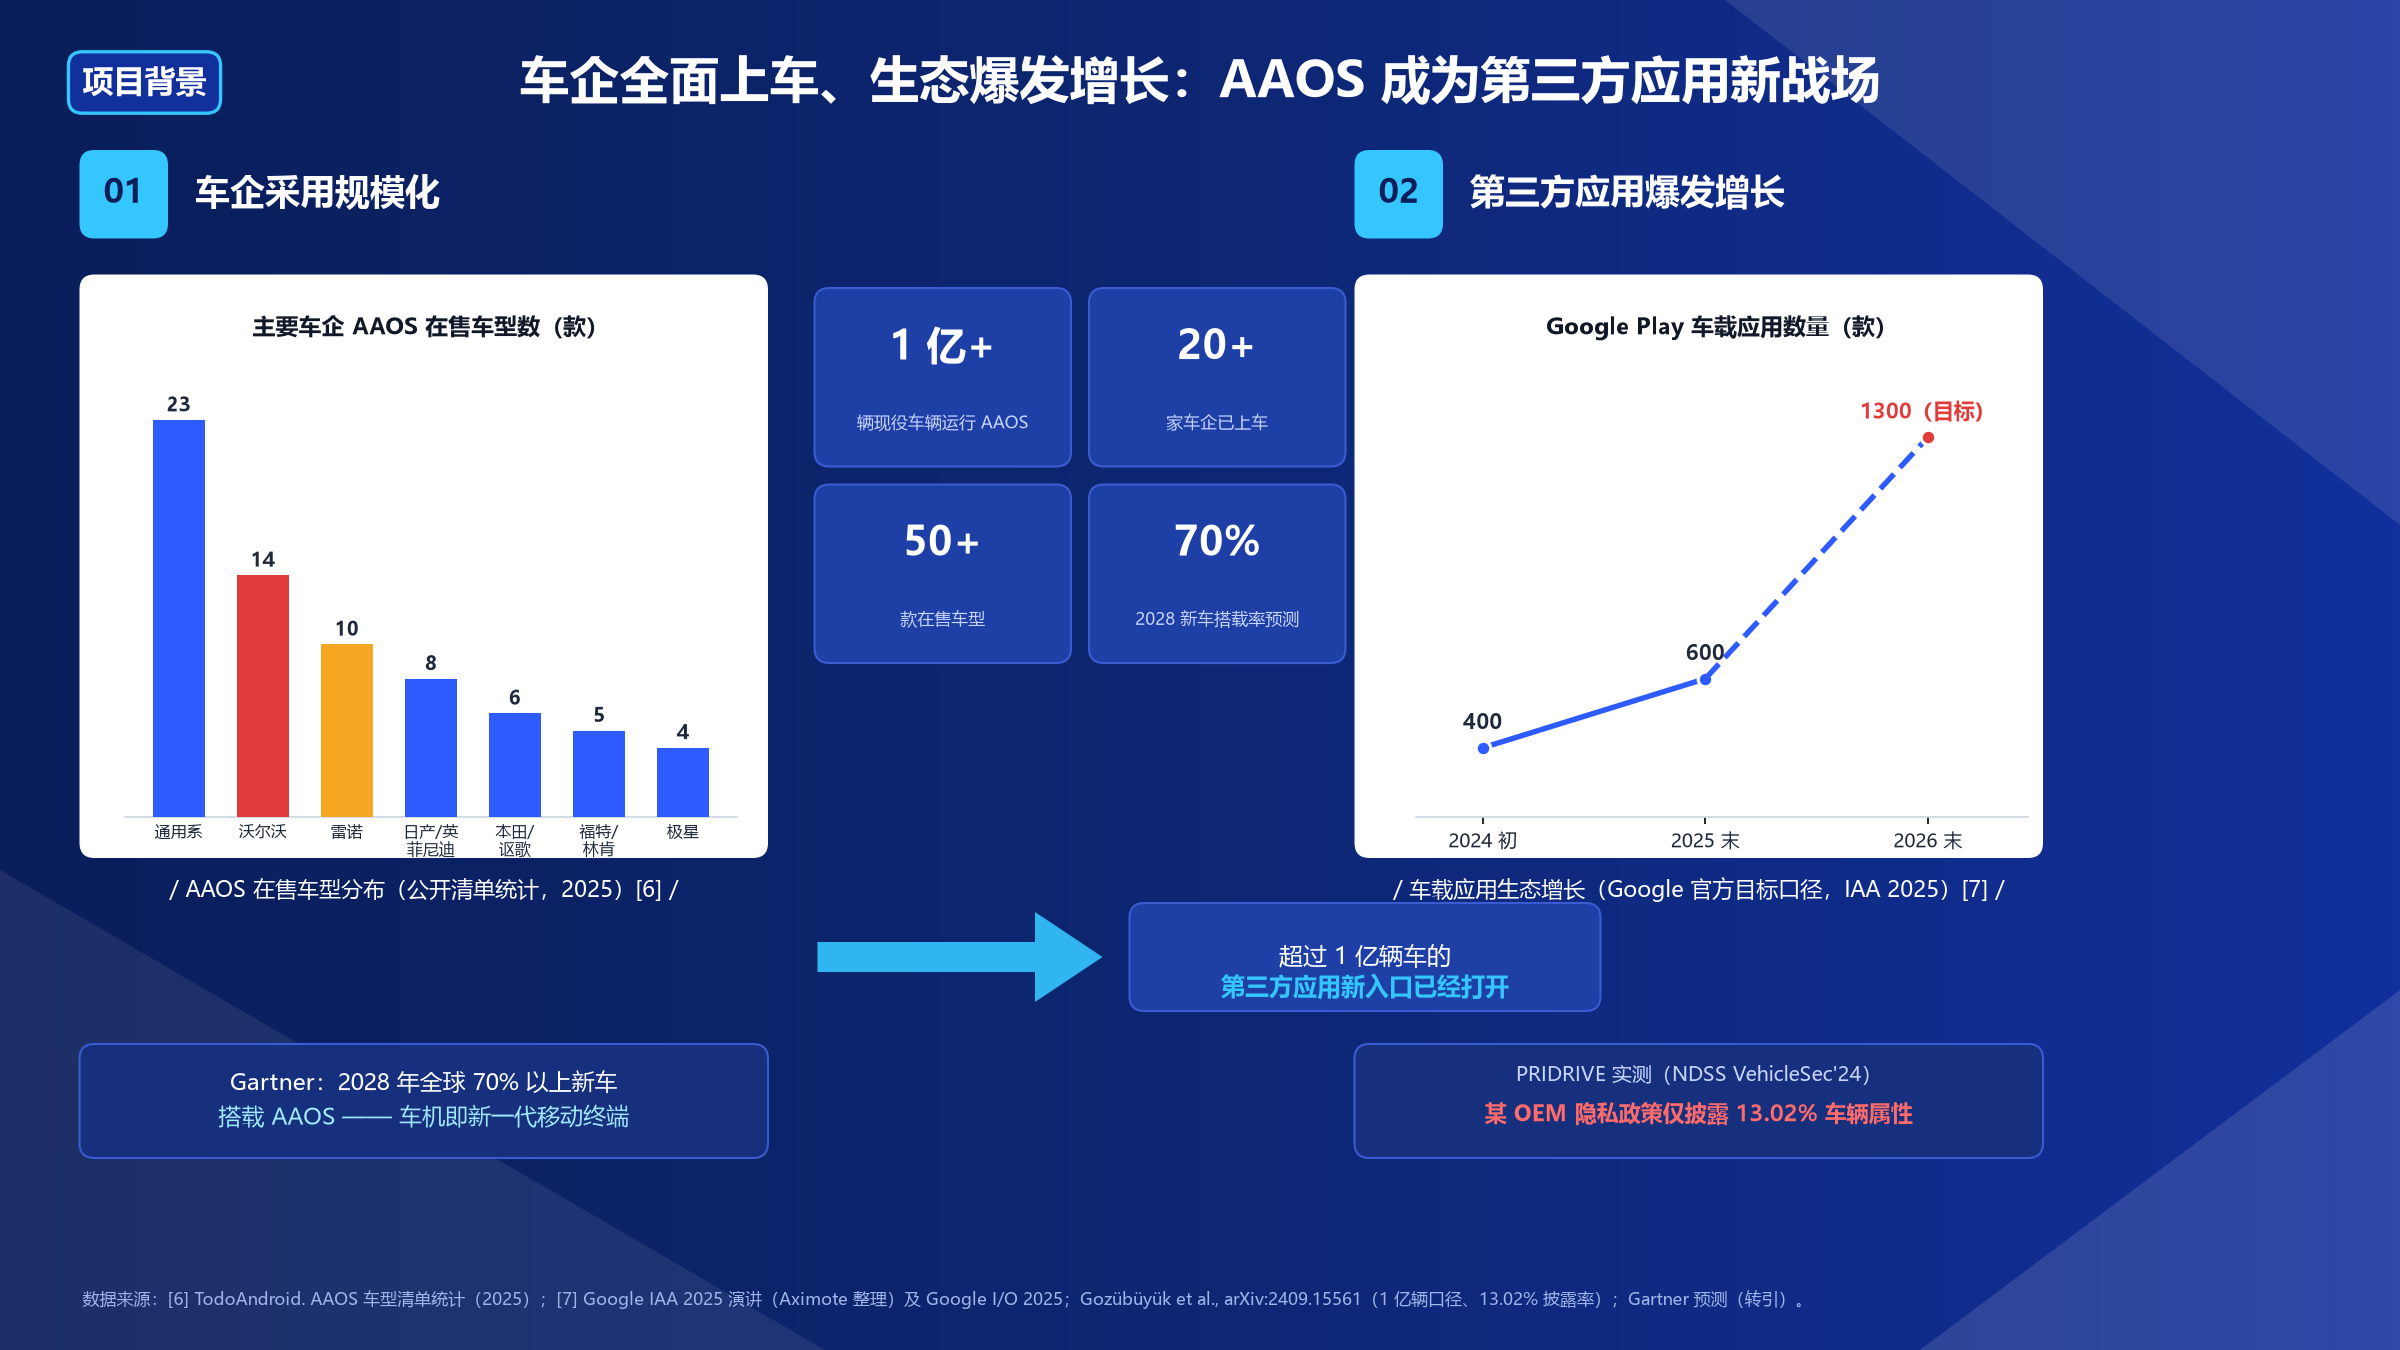

Reproduce this figure in Python.
# -*- coding: utf-8 -*-
"""AAOS 车企采用规模页（仿 PPT 第 4 页风格：深蓝底 + 白底图卡 + 数字卡）"""
import matplotlib
matplotlib.use("Agg")
from matplotlib import font_manager, pyplot as plt
from matplotlib.patches import FancyBboxPatch, Polygon
import numpy as np

for f in ("msyh.ttc", "msyhbd.ttc"):
    font_manager.fontManager.addfont(rf"C:\Windows\Fonts\{f}")
plt.rcParams["font.family"] = "Microsoft YaHei"
plt.rcParams["axes.unicode_minus"] = False

NAVY, NAVY2, CARD = "#0A1E5A", "#12309B", "#1D3FA6"
CYAN, WHITE, RED, ORANGE, BLUE = "#35C6FF", "#FFFFFF", "#E23B3B", "#F5A623", "#2E5BFF"

fig = plt.figure(figsize=(16, 9), dpi=150)
main = fig.add_axes([0, 0, 1, 1]); main.set_xlim(0, 16); main.set_ylim(0, 9); main.axis("off")

# ── 深蓝渐变背景 + 科技斜块 ──
grad = np.linspace(0, 1, 256).reshape(1, -1)
main.imshow(grad, extent=[0, 16, 0, 9], aspect="auto", origin="lower",
            cmap=matplotlib.colors.LinearSegmentedColormap.from_list("bg", [NAVY, "#0D2773", NAVY2]), zorder=0)
for pts, a in [([(11.5, 9), (16, 5.5), (16, 9)], 0.10), ([(0, 0), (5.5, 0), (0, 3.2)], 0.08),
               ([(12.8, 0), (16, 0), (16, 2.4)], 0.12)]:
    main.add_patch(Polygon(pts, closed=True, fc=WHITE, alpha=a, ec="none", zorder=0.5))

def rbox(x, y, w, h, fc, ec="none", lw=0, z=2, alpha=1.0):
    main.add_patch(FancyBboxPatch((x, y), w, h, boxstyle="round,pad=0.02,rounding_size=0.10",
                                  fc=fc, ec=ec, lw=lw, zorder=z, alpha=alpha))

# ── 标题 ──
main.text(0.55, 8.45, "项目背景", fontsize=15, fontweight="bold", color=WHITE, va="center",
          bbox=dict(boxstyle="round,pad=0.45", fc=NAVY2, ec=CYAN, lw=1.6))
main.text(8.0, 8.45, "车企全面上车、生态爆发增长：AAOS 成为第三方应用新战场",
          fontsize=24, fontweight="bold", color=WHITE, ha="center", va="center")

# ── 分区徽标 ──
def section(x, y, num, title):
    rbox(x, y - 0.02, 0.55, 0.55, CYAN, z=3)
    main.text(x + 0.275, y + 0.26, num, fontsize=16, fontweight="bold", color=NAVY,
              ha="center", va="center", zorder=4)
    main.text(x + 0.75, y + 0.26, title, fontsize=17, fontweight="bold", color=WHITE,
              ha="left", va="center", zorder=4)

section(0.55, 7.45, "01", "车企采用规模化")
section(9.05, 7.45, "02", "第三方应用爆发增长")

# ── 左：柱状图白卡 ──
rbox(0.55, 3.30, 4.55, 3.85, WHITE, z=2)
axb = fig.add_axes([0.052, 0.395, 0.255, 0.345]); axb.set_facecolor("white")
brands = ["通用系", "沃尔沃", "雷诺", "日产/英\n菲尼迪", "本田/\n讴歌", "福特/\n林肯", "极星"]
counts = [23, 14, 10, 8, 6, 5, 4]
colors = [BLUE, RED, ORANGE, BLUE, BLUE, BLUE, BLUE]
bars = axb.bar(brands, counts, color=colors, width=0.62, zorder=3)
for b, v in zip(bars, counts):
    axb.text(b.get_x() + b.get_width() / 2, v + 0.5, str(v), ha="center", fontsize=9.5,
             fontweight="bold", color="#1E293B", zorder=4)
axb.set_ylim(0, 27); axb.set_yticks([])
for s in ("top", "right", "left"): axb.spines[s].set_visible(False)
axb.spines["bottom"].set_color("#CBD5E1")
axb.tick_params(axis="x", labelsize=7.6, colors="#1E293B", length=0)
axb.set_title("主要车企 AAOS 在售车型数（款）", fontsize=11, fontweight="bold", color="#111827", pad=8)
main.text(2.825, 3.02, "/ AAOS 在售车型分布（公开清单统计，2025）[6] /",
          fontsize=10.5, color=WHITE, ha="center", style="italic")

# ── 中：数字罗列卡 2×2 ──
cards = [("1 亿+", "辆现役车辆运行 AAOS"), ("20+", "家车企已上车"),
         ("50+", "款在售车型"), ("70%", "2028 新车搭载率预测")]
cx0, cy0, cw, ch, g = 5.45, 4.60, 1.67, 1.15, 0.16
for i, (big, sub) in enumerate(cards):
    x = cx0 + (i % 2) * (cw + g); y = cy0 + (1 - i // 2) * (ch + g)
    rbox(x, y, cw, ch, CARD, ec="#3B5BD1", lw=1.0, z=3)
    main.text(x + cw / 2, y + ch - 0.38, big, fontsize=19, fontweight="bold", color=WHITE,
              ha="center", va="center", zorder=4)
    main.text(x + cw / 2, y + 0.27, sub, fontsize=8, color="#C7D4FF",
              ha="center", va="center", zorder=4)

# 中下：箭头 + 结论框
arrx = np.array([5.45, 6.55, 6.55, 6.85, 6.55, 6.55, 7.65, 7.65, 5.45]) + [0, .12, .04, 0, -.04, -.12, 0, 0, 0]
main.add_patch(Polygon(np.array([[5.45, 2.52], [6.9, 2.52], [6.9, 2.32], [7.35, 2.62],
                                 [6.9, 2.92], [6.9, 2.72], [5.45, 2.72]]), closed=True,
                       fc=CYAN, ec="none", zorder=3, alpha=0.9))
rbox(7.55, 2.28, 3.10, 0.68, CARD, ec="#3B5BD1", lw=1.0, z=3)
main.text(9.10, 2.62, "超过 1 亿辆车的", fontsize=11.5, color=WHITE, ha="center", va="center", zorder=4)
main.text(9.10, 2.42, "第三方应用新入口已经打开", fontsize=11.5, fontweight="bold", color=CYAN,
          ha="center", va="center", zorder=4)

# ── 右：折线图白卡 ──
rbox(9.05, 3.30, 4.55, 3.85, WHITE, z=2)
axl = fig.add_axes([0.590, 0.395, 0.255, 0.345]); axl.set_facecolor("white")
xs = [2024, 2025, 2026]; ys = [400, 600, 1300]
axl.plot([2024, 2025], [400, 600], color=BLUE, lw=2.6, marker="o", ms=7,
         mfc=BLUE, mec="white", mew=1.5, zorder=3)
axl.plot([2025, 2026], [600, 1300], color=BLUE, lw=2.6, ls="--", zorder=3)
axl.plot([2026], [1300], marker="o", ms=7, mfc=RED, mec="white", mew=1.5, zorder=4)
for x, y, s, c in [(2024, 400, "400", "#1E293B"), (2025, 600, "600", "#1E293B"),
                   (2026, 1300, "1300（目标）", RED)]:
    axl.annotate(s, (x, y), textcoords="offset points", xytext=(0, 9), ha="center",
                 fontsize=10, fontweight="bold", color=c, zorder=5)
axl.set_xlim(2023.7, 2026.45); axl.set_ylim(200, 1550)
axl.set_xticks(xs); axl.set_yticks([])
axl.set_xticklabels(["2024 初", "2025 末", "2026 末"], fontsize=9, color="#1E293B")
for s in ("top", "right", "left"): axl.spines[s].set_visible(False)
axl.spines["bottom"].set_color("#CBD5E1")
axl.set_title("Google Play 车载应用数量（款）", fontsize=11, fontweight="bold", color="#111827", pad=8)
main.text(11.325, 3.02, "/ 车载应用生态增长（Google 官方目标口径，IAA 2025）[7] /",
          fontsize=10.5, color=WHITE, ha="center", style="italic")

# ── 底部结论框（右） ──
rbox(9.05, 1.30, 4.55, 0.72, "#16307E", ec="#3B5BD1", lw=1.0, z=3)
main.text(11.325, 1.83, "PRIDRIVE 实测（NDSS VehicleSec'24）", fontsize=9.5, color="#C7D4FF",
          ha="center", va="center", zorder=4)
main.text(11.325, 1.57, "某 OEM 隐私政策仅披露 13.02% 车辆属性", fontsize=10.5, fontweight="bold",
          color="#FF6B6B", ha="center", va="center", zorder=4)

# ── 左下结论框 ──
rbox(0.55, 1.30, 4.55, 0.72, "#16307E", ec="#3B5BD1", lw=1.0, z=3)
main.text(2.825, 1.78, "Gartner：2028 年全球 70% 以上新车", fontsize=11, color=WHITE,
          ha="center", va="center", zorder=4)
main.text(2.825, 1.55, "搭载 AAOS —— 车机即新一代移动终端", fontsize=11, color="#9FE8FF",
          ha="center", va="center", zorder=4)

# ── 脚注 ──
main.text(0.55, 0.30,
          "数据来源：[6] TodoAndroid. AAOS 车型清单统计（2025）；[7] Google IAA 2025 演讲（Aximote 整理）及 Google I/O 2025；"
          "Gozübüyük et al., arXiv:2409.15561（1 亿辆口径、13.02% 披露率）；Gartner 预测（转引）。",
          fontsize=8, color="#9FB4E8")

fig.savefig(r"D:\AAA\mobile-app-permission-check\work_docimg\aaos_adoption_ppt_style.png",
            facecolor=NAVY)
print("saved")
